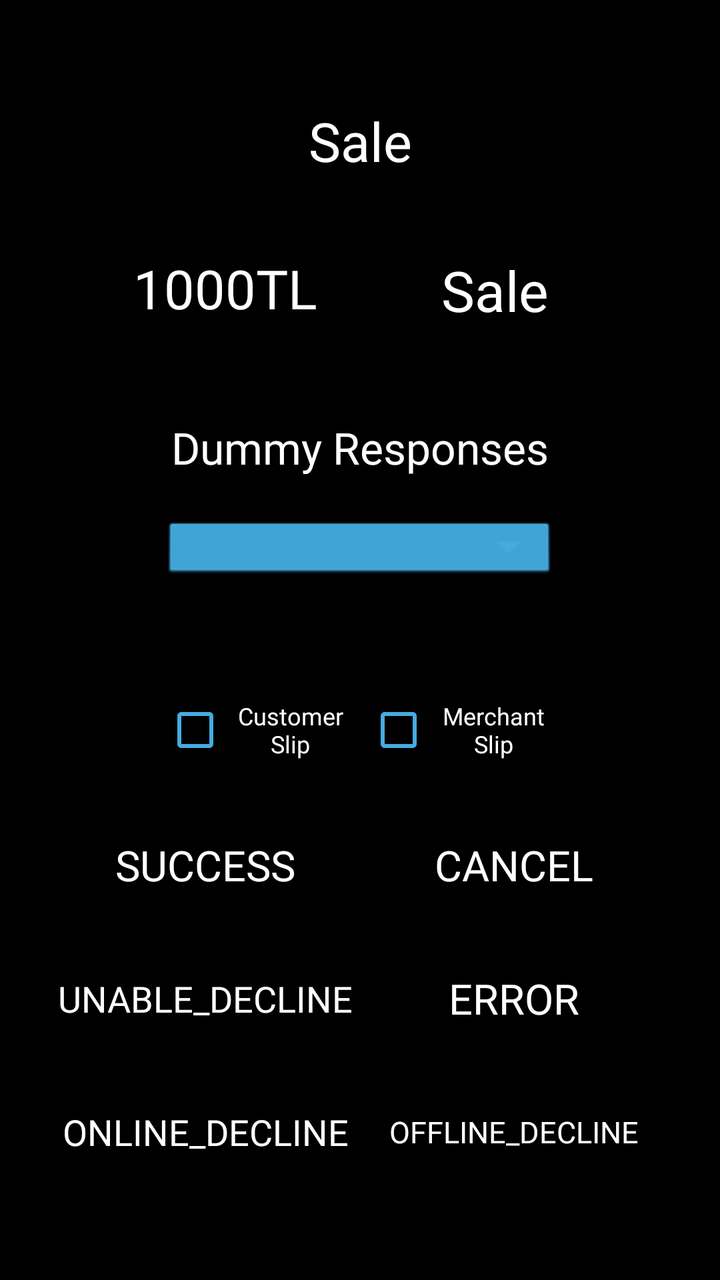
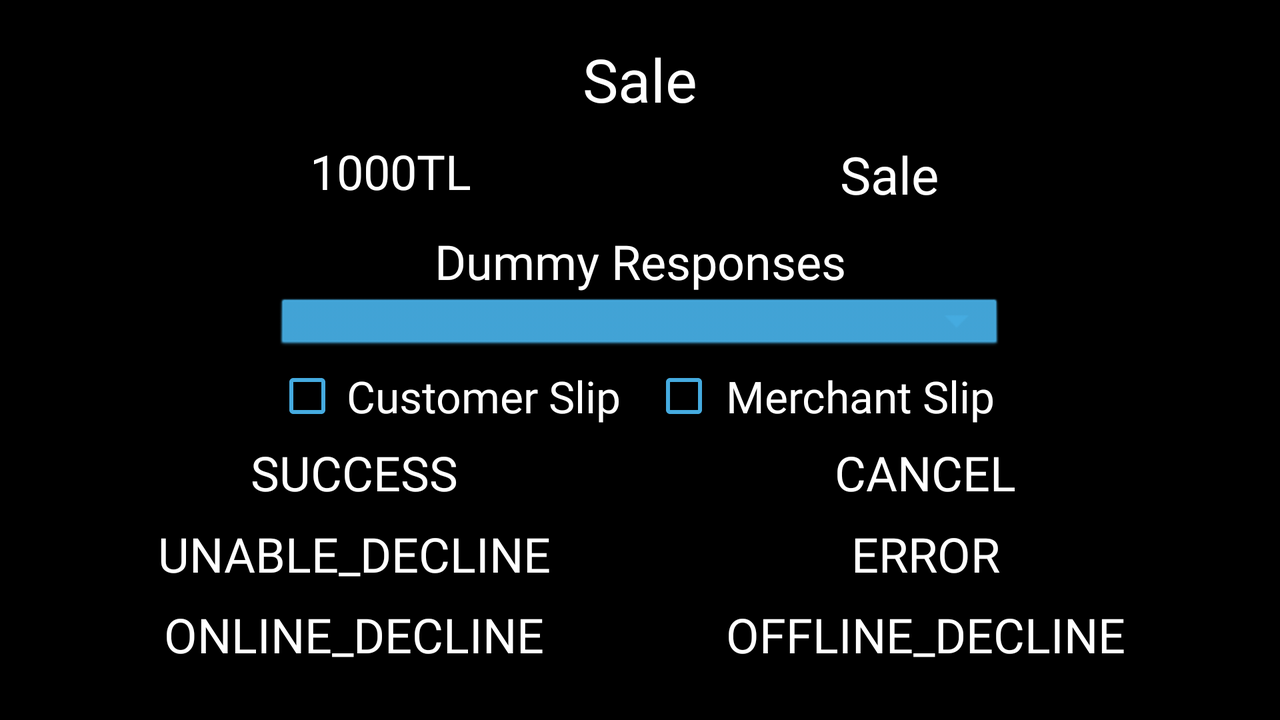

The same Android screen from two of the app's own layout files: first res/layout/ as a phone draws it, then the repository's variant for another configuration, drawn on a device whose configuration selects that folder. Both files follow.
<!-- AndroidManifest.xml: application theme AppTheme.NoActionBar -->
<!-- res/layout/fragment_sale.xml -->
<?xml version="1.0" encoding="utf-8"?>
<androidx.constraintlayout.widget.ConstraintLayout xmlns:android="http://schemas.android.com/apk/res/android"
    xmlns:app="http://schemas.android.com/apk/res-auto"
    xmlns:tools="http://schemas.android.com/tools"
    android:layout_width="match_parent"
    android:layout_height="match_parent"
    android:orientation="vertical"
    android:padding="16dp"
    tools:context=".ui.sale.SaleFragment">

    <FrameLayout
        android:id="@+id/container"
        android:layout_width="match_parent"
        android:layout_height="match_parent"
        tools:layout_editor_absoluteX="3dp"
        tools:layout_editor_absoluteY="23dp" />

    <TextView
        android:id="@+id/tvTitle"
        android:layout_width="0dp"
        android:layout_height="0dp"
        android:text="@string/sale"
        app:layout_constraintDimensionRatio="5:1"
        android:textAlignment="center"
        android:textColor="@color/white"
        android:autoSizeTextType="uniform"
        android:textSize="30sp"
        android:autoSizeMinTextSize="12sp"
        android:autoSizeMaxTextSize="60sp"
        android:autoSizeStepGranularity="3sp"
        app:layout_constraintEnd_toEndOf="@id/guidelineSale2"
        app:layout_constraintHorizontal_bias="0.5"
        app:layout_constraintStart_toStartOf="@id/guidelineSale"
        app:layout_constraintTop_toTopOf="@id/guidelineTop" />

    <TextView
        android:id="@+id/tvAmount"
        android:layout_width="0dp"
        android:layout_height="0dp"
        android:text="1000TL"
        android:textAlignment="center"
        android:textColor="@color/white"
        android:autoSizeTextType="uniform"
        android:textSize="30sp"
        android:autoSizeMinTextSize="12sp"
        android:autoSizeMaxTextSize="60sp"
        android:autoSizeStepGranularity="3sp"
        app:layout_constraintBottom_toTopOf="@+id/guidelineTop2"
        app:layout_constraintDimensionRatio="10:3"
        app:layout_constraintEnd_toStartOf="@+id/guidelineVerticalLeft"
        app:layout_constraintHorizontal_bias="0.5"
        app:layout_constraintStart_toStartOf="@+id/guidelineSlip"
        app:layout_constraintTop_toBottomOf="@+id/tvTitle" />


    <Button
        android:id="@+id/btnSale"
        android:layout_width="0dp"
        android:layout_height="0dp"
        android:background="@drawable/button_blue"
        android:text="@string/sale"
        android:autoSizeTextType="uniform"
        android:textSize="20sp"
        android:autoSizeMinTextSize="8sp"
        android:autoSizeMaxTextSize="40sp"
        android:autoSizeStepGranularity="2sp"
        android:textAlignment="center"
        android:textColor="@color/white"
        app:layout_constraintBottom_toTopOf="@+id/guidelineTop2"
        app:layout_constraintDimensionRatio="10:3"
        app:layout_constraintEnd_toStartOf="@+id/guidelineSlip2"
        app:layout_constraintHorizontal_bias="0.5"
        app:layout_constraintStart_toStartOf="@+id/guidelineVerticalRight"
        app:layout_constraintTop_toBottomOf="@+id/tvTitle" />

    <TextView
        android:id="@+id/tvDummyResponse"
        android:layout_width="0dp"
        android:layout_height="0dp"
        android:autoSizeMaxTextSize="60sp"
        android:autoSizeMinTextSize="8sp"
        android:autoSizeStepGranularity="2sp"
        android:autoSizeTextType="uniform"
        android:text="Dummy Responses"
        android:textAlignment="center"
        app:layout_constraintDimensionRatio="5:1"
        android:textColor="@color/white"
        android:textSize="20sp"
        app:layout_constraintBottom_toTopOf="@+id/spinner"
        app:layout_constraintEnd_toStartOf="@+id/guidelineSale2"
        app:layout_constraintHorizontal_bias="0.5"
        app:layout_constraintStart_toStartOf="@+id/guidelineSale"
        app:layout_constraintTop_toTopOf="@+id/guidelineTop2" />

    <Spinner
        android:id="@+id/spinner"
        android:layout_width="0dp"
        android:layout_height="0dp"
        android:background="@android:drawable/btn_dropdown"
        android:backgroundTint="@color/color_token"
        android:popupBackground="@android:color/white"
        android:spinnerMode="dropdown"
        android:textAlignment="center"
        app:layout_constraintDimensionRatio="6:1"
        app:layout_constraintEnd_toStartOf="@+id/guidelineSale2"
        app:layout_constraintHorizontal_bias="0.5"
        app:layout_constraintStart_toStartOf="@+id/guidelineSale"
        app:layout_constraintTop_toTopOf="@+id/guidelineDummy" />

    <androidx.constraintlayout.widget.ConstraintLayout
        android:id="@+id/dummy_box"
        android:layout_width="0dp"
        android:layout_height="0dp"
        android:background="@drawable/border_white"
        app:layout_constraintBottom_toBottomOf="@+id/container"
        app:layout_constraintEnd_toEndOf="parent"
        app:layout_constraintStart_toStartOf="parent"
        app:layout_constraintTop_toTopOf="@+id/guidelineTop2">


    </androidx.constraintlayout.widget.ConstraintLayout>

    <CheckBox
        android:id="@+id/cbCustomer"
        android:layout_width="0dp"
        android:layout_height="0dp"
        android:buttonTint="@color/color_token"
        android:checked="false"
        android:text="Customer Slip"
        android:textAlignment="center"
        android:textColor="@color/white"
        android:autoSizeTextType="uniform"
        android:textSize="12sp"
        android:autoSizeMaxTextSize="30sp"
        android:autoSizeStepGranularity="2sp"
        android:autoSizeMinTextSize="8sp"
        app:layout_constraintBottom_toTopOf="@+id/guidelineHorizontalCenter"
        app:layout_constraintDimensionRatio="3:1"
        app:layout_constraintEnd_toStartOf="@+id/guidelineVerticalLeft"
        app:layout_constraintStart_toStartOf="@+id/guidelineSale" />

    <CheckBox
        android:id="@+id/cbMerchant"
        android:layout_width="0dp"
        android:layout_height="0dp"
        android:buttonTint="@color/color_token"
        android:checked="false"
        android:text="Merchant Slip"
        android:autoSizeTextType="uniform"
        android:textSize="12sp"
        android:autoSizeMaxTextSize="30sp"
        android:autoSizeStepGranularity="2sp"
        android:autoSizeMinTextSize="8sp"
        android:textAlignment="center"
        android:textColor="@color/white"
        app:layout_constraintBottom_toTopOf="@+id/guidelineHorizontalCenter"
        app:layout_constraintDimensionRatio="3:1"
        app:layout_constraintEnd_toStartOf="@+id/guidelineSale2"
        app:layout_constraintHorizontal_bias="0.5"
        app:layout_constraintStart_toStartOf="@+id/guidelineVerticalRight" />

    <Button
        android:id="@+id/btnSuccess"
        android:layout_width="0dp"
        android:layout_height="0dp"
        app:layout_constraintDimensionRatio="5:1"
        android:background="@drawable/button_blue"
        android:text="SUCCESS"
        android:autoSizeTextType="uniform"
        android:textSize="12sp"
        android:autoSizeMinTextSize="9sp"
        android:autoSizeMaxTextSize="30sp"
        android:autoSizeStepGranularity="3sp"
        android:textColor="@color/white"
        app:layout_constraintBottom_toTopOf="@+id/btnUnable_decline"
        app:layout_constraintEnd_toStartOf="@+id/guidelineVerticalLeft"
        app:layout_constraintStart_toStartOf="@+id/guidelineButtons"
        app:layout_constraintTop_toBottomOf="@+id/cbCustomer"
        app:layout_constraintVertical_chainStyle="spread" />

    <Button
        android:id="@+id/btnCancel"
        android:layout_width="0dp"
        android:layout_height="0dp"
        android:background="@drawable/button_blue"
        android:text="CANCEL"
        android:autoSizeTextType="uniform"
        android:textSize="12sp"
        android:autoSizeMinTextSize="9sp"
        android:autoSizeMaxTextSize="30sp"
        android:autoSizeStepGranularity="3sp"
        android:textColor="@color/white"
        app:layout_constraintBottom_toTopOf="@+id/btnError"
        app:layout_constraintDimensionRatio="5:1"
        app:layout_constraintEnd_toStartOf="@+id/guidelineButtons2"
        app:layout_constraintStart_toStartOf="@+id/guidelineVerticalRight"
        app:layout_constraintTop_toBottomOf="@+id/cbMerchant" />

    <Button
        android:id="@+id/btnError"
        android:layout_width="0dp"
        android:layout_height="0dp"
        android:background="@drawable/button_blue"
        android:text="ERROR"
        android:textSize="12sp"
        android:autoSizeTextType="uniform"
        android:autoSizeMinTextSize="9sp"
        android:autoSizeMaxTextSize="30sp"
        android:autoSizeStepGranularity="3sp"
        android:textColor="@color/white"
        app:layout_constraintBottom_toTopOf="@+id/btnOffline_decline"
        app:layout_constraintDimensionRatio="5:1"
        app:layout_constraintEnd_toStartOf="@+id/guidelineButtons2"
        app:layout_constraintStart_toStartOf="@+id/guidelineVerticalRight"
        app:layout_constraintTop_toBottomOf="@+id/btnCancel" />

    <Button
        android:id="@+id/btnUnable_decline"
        android:layout_width="0dp"
        android:layout_height="0dp"
        app:layout_constraintDimensionRatio="5:1"
        android:background="@drawable/button_blue"
        android:text="UNABLE_DECLINE"
        android:textColor="@color/white"
        android:autoSizeTextType="uniform"
        android:textSize="12sp"
        android:autoSizeMinTextSize="9sp"
        android:autoSizeMaxTextSize="30sp"
        android:autoSizeStepGranularity="3sp"
        app:layout_constraintBottom_toTopOf="@+id/btnOnline_decline"
        app:layout_constraintEnd_toStartOf="@+id/guidelineVerticalLeft"
        app:layout_constraintStart_toStartOf="@+id/guidelineButtons"
        app:layout_constraintTop_toBottomOf="@+id/btnSuccess" />

    <Button
        android:id="@+id/btnOffline_decline"
        android:layout_width="0dp"
        android:layout_height="0dp"
        android:background="@drawable/button_blue"
        android:text="OFFLINE_DECLINE"
        android:textColor="@color/white"
        android:autoSizeTextType="uniform"
        android:textSize="12sp"
        android:autoSizeMinTextSize="9sp"
        android:autoSizeMaxTextSize="30sp"
        android:autoSizeStepGranularity="3sp"
        app:layout_constraintBottom_toTopOf="@+id/guidelineBottom"
        app:layout_constraintDimensionRatio="5:1"
        app:layout_constraintEnd_toStartOf="@+id/guidelineButtons2"
        app:layout_constraintStart_toStartOf="@+id/guidelineVerticalRight"
        app:layout_constraintTop_toBottomOf="@+id/btnError" />

    <Button
        android:id="@+id/btnOnline_decline"
        android:layout_width="0dp"
        android:layout_height="0dp"
        android:background="@drawable/button_blue"
        android:text="ONLINE_DECLINE"
        android:textColor="@color/white"
        android:autoSizeTextType="uniform"
        android:textSize="12sp"
        android:autoSizeMinTextSize="9sp"
        android:autoSizeMaxTextSize="30sp"
        android:autoSizeStepGranularity="3sp"
        app:layout_constraintBottom_toTopOf="@+id/guidelineBottom"
        app:layout_constraintDimensionRatio="5:1"
        app:layout_constraintEnd_toStartOf="@+id/guidelineVerticalLeft"
        app:layout_constraintStart_toStartOf="@+id/guidelineButtons"
        app:layout_constraintTop_toBottomOf="@+id/btnUnable_decline" />

    <androidx.constraintlayout.widget.Guideline
        android:id="@+id/guidelineButtons"
        android:layout_width="wrap_content"
        android:layout_height="wrap_content"
        android:orientation="vertical"
        app:layout_constraintGuide_percent="0.04" />

    <androidx.constraintlayout.widget.Guideline
        android:id="@+id/guidelineSlip"
        android:layout_width="wrap_content"
        android:layout_height="wrap_content"
        android:orientation="vertical"
        app:layout_constraintGuide_percent="0.1" />

    <androidx.constraintlayout.widget.Guideline
        android:id="@+id/guidelineSale"
        android:layout_width="wrap_content"
        android:layout_height="wrap_content"
        android:orientation="vertical"
        app:layout_constraintGuide_percent="0.20" />

    <androidx.constraintlayout.widget.Guideline
        android:id="@+id/guidelineButtons2"
        android:layout_width="wrap_content"
        android:layout_height="wrap_content"
        android:orientation="vertical"
        app:layout_constraintGuide_percent="0.96" />

    <androidx.constraintlayout.widget.Guideline
        android:id="@+id/guidelineSlip2"
        android:layout_width="wrap_content"
        android:layout_height="wrap_content"
        android:orientation="vertical"
        app:layout_constraintGuide_percent="0.9" />

    <androidx.constraintlayout.widget.Guideline
        android:id="@+id/guidelineSale2"
        android:layout_width="wrap_content"
        android:layout_height="wrap_content"
        android:orientation="vertical"
        app:layout_constraintGuide_percent="0.8" />

    <androidx.constraintlayout.widget.Guideline
        android:id="@+id/guidelineTop"
        android:layout_width="wrap_content"
        android:layout_height="wrap_content"
        android:orientation="horizontal"
        app:layout_constraintGuide_percent="0.06" />


    <androidx.constraintlayout.widget.Guideline
        android:id="@+id/guidelineBottom"
        android:layout_width="wrap_content"
        android:layout_height="wrap_content"
        android:orientation="horizontal"
        app:layout_constraintGuide_percent="0.99" />

    <androidx.constraintlayout.widget.Guideline
        android:id="@+id/guidelineTop2"
        android:layout_width="wrap_content"
        android:layout_height="wrap_content"
        android:orientation="horizontal"
        app:layout_constraintGuide_percent="0.3" />

    <androidx.constraintlayout.widget.Guideline
        android:id="@+id/guidelineDummy"
        android:layout_width="wrap_content"
        android:layout_height="wrap_content"
        android:orientation="horizontal"
        app:layout_constraintGuide_percent="0.4" />

    <androidx.constraintlayout.widget.Guideline
        android:id="@+id/guidelineVerticalLeft"
        android:layout_width="wrap_content"
        android:layout_height="wrap_content"
        android:orientation="vertical"
        app:layout_constraintGuide_percent="0.49" />

    <androidx.constraintlayout.widget.Guideline
        android:id="@+id/guidelineVerticalRight"
        android:layout_width="wrap_content"
        android:layout_height="wrap_content"
        android:orientation="vertical"
        app:layout_constraintGuide_percent="0.51" />

    <androidx.constraintlayout.widget.Guideline
        android:id="@+id/guidelineHorizontalCenter"
        android:layout_width="wrap_content"
        android:layout_height="wrap_content"
        android:orientation="horizontal"
        app:layout_constraintGuide_percent="0.6" />

</androidx.constraintlayout.widget.ConstraintLayout>
<!-- resources referenced by this layout -->
<resources>
  <color name="color_token">#45ABE0</color>
  <color name="white">#FFFFFF</color>
  <string name="sale">Sale</string>
  <style name="AppTheme.NoActionBar">
          <item name="windowActionBar">false</item>
          <item name="windowNoTitle">true</item>
      </style>
</resources>
<!-- res/layout-land/fragment_sale.xml (the repository's variant of the layout above) -->
<!-- drawn on the phone turned sideways -->
<?xml version="1.0" encoding="utf-8"?>
<androidx.constraintlayout.widget.ConstraintLayout xmlns:android="http://schemas.android.com/apk/res/android"
    xmlns:app="http://schemas.android.com/apk/res-auto"
    xmlns:tools="http://schemas.android.com/tools"
    android:layout_width="match_parent"
    android:layout_height="match_parent"
    android:orientation="vertical"
    android:padding="16dp"
    tools:context=".ui.sale.SaleFragment">

    <FrameLayout
        android:id="@+id/container"
        android:layout_width="match_parent"
        android:layout_height="match_parent"
        tools:layout_editor_absoluteX="3dp"
        tools:layout_editor_absoluteY="23dp" />

    <TextView
        android:id="@+id/tvTitle"
        android:layout_width="0dp"
        android:layout_height="0dp"
        android:text="@string/sale"
        app:layout_constraintDimensionRatio="9:1"
        android:textAlignment="center"
        android:textColor="@color/white"
        android:autoSizeTextType="uniform"
        android:textSize="30sp"
        android:autoSizeMinTextSize="12sp"
        android:autoSizeMaxTextSize="60sp"
        android:autoSizeStepGranularity="3sp"
        app:layout_constraintEnd_toEndOf="@id/guidelineSale2"
        app:layout_constraintHorizontal_bias="0.5"
        app:layout_constraintStart_toStartOf="@id/guidelineSale"
        app:layout_constraintTop_toTopOf="@id/guidelineTop" />

    <TextView
        android:id="@+id/tvAmount"
        android:layout_width="0dp"
        android:layout_height="0dp"
        android:text="1000TL"
        android:textAlignment="center"
        android:textColor="@color/white"
        android:autoSizeTextType="uniform"
        android:textSize="30sp"
        android:autoSizeMinTextSize="12sp"
        android:autoSizeMaxTextSize="60sp"
        android:autoSizeStepGranularity="3sp"
        app:layout_constraintBottom_toTopOf="@+id/guidelineTop2"
        app:layout_constraintDimensionRatio="20:3"
        app:layout_constraintEnd_toStartOf="@+id/guidelineVerticalLeft"
        app:layout_constraintHorizontal_bias="0.5"
        app:layout_constraintStart_toStartOf="@+id/guidelineSlip"
        app:layout_constraintTop_toBottomOf="@+id/tvTitle" />


    <Button
        android:id="@+id/btnSale"
        android:layout_width="0dp"
        android:layout_height="0dp"
        android:background="@drawable/button_blue"
        android:text="@string/sale"
        android:autoSizeTextType="uniform"
        android:textSize="12sp"
        android:autoSizeMaxTextSize="30sp"
        android:autoSizeStepGranularity="2sp"
        android:autoSizeMinTextSize="8sp"
        android:textAlignment="center"
        android:textColor="@color/white"
        app:layout_constraintBottom_toTopOf="@+id/guidelineTop2"
        app:layout_constraintDimensionRatio="20:3"
        app:layout_constraintEnd_toStartOf="@+id/guidelineSlip2"
        app:layout_constraintHorizontal_bias="0.5"
        app:layout_constraintStart_toStartOf="@+id/guidelineVerticalRight"
        app:layout_constraintTop_toBottomOf="@+id/tvTitle" />

    <TextView
        android:id="@+id/tvDummyResponse"
        android:layout_width="0dp"
        android:layout_height="0dp"
        android:text="Dummy Responses"
        android:textAlignment="center"
        android:textColor="@color/white"
        android:autoSizeTextType="uniform"
        android:textSize="20sp"
        android:autoSizeMinTextSize="8sp"
        android:autoSizeMaxTextSize="40sp"
        android:autoSizeStepGranularity="2sp"
        app:layout_constraintBottom_toTopOf="@+id/guidelineDummy"
        app:layout_constraintEnd_toStartOf="@+id/guidelineSale2"
        app:layout_constraintHorizontal_bias="0.5"
        app:layout_constraintStart_toStartOf="@+id/guidelineSale"
        app:layout_constraintTop_toTopOf="@+id/guidelineTop2" />

    <androidx.constraintlayout.widget.ConstraintLayout
        android:id="@+id/dummy_box"
        android:layout_width="0dp"
        android:layout_height="0dp"
        android:background="@drawable/border_white"
        app:layout_constraintBottom_toBottomOf="@+id/container"
        app:layout_constraintEnd_toEndOf="parent"
        app:layout_constraintStart_toStartOf="parent"
        app:layout_constraintTop_toTopOf="@+id/guidelineTop2">


    </androidx.constraintlayout.widget.ConstraintLayout>

    <Spinner
        android:id="@+id/spinner"
        android:layout_width="0dp"
        android:layout_height="0dp"
        android:background="@android:drawable/btn_dropdown"
        android:backgroundTint="@color/color_token"
        android:popupBackground="@android:color/white"
        android:spinnerMode="dropdown"
        android:textAlignment="center"
        app:layout_constraintDimensionRatio="12:1"
        app:layout_constraintEnd_toStartOf="@+id/guidelineSale2"
        app:layout_constraintHorizontal_bias="0.5"
        app:layout_constraintStart_toStartOf="@+id/guidelineSale"
        app:layout_constraintTop_toTopOf="@+id/guidelineDummy" />

    <CheckBox
        android:id="@+id/cbCustomer"
        android:layout_width="0dp"
        android:layout_height="0dp"
        android:buttonTint="@color/color_token"
        android:checked="false"
        android:text="Customer Slip"
        android:textAlignment="center"
        android:textColor="@color/white"
        android:autoSizeTextType="uniform"
        android:textSize="12sp"
        android:autoSizeMaxTextSize="30sp"
        android:autoSizeStepGranularity="2sp"
        android:autoSizeMinTextSize="8sp"
        app:layout_constraintBottom_toTopOf="@+id/guidelineHorizontalCenter"
        app:layout_constraintDimensionRatio="6:1"
        app:layout_constraintEnd_toStartOf="@+id/guidelineVerticalLeft"
        app:layout_constraintStart_toStartOf="@+id/guidelineSale" />

    <CheckBox
        android:id="@+id/cbMerchant"
        android:layout_width="0dp"
        android:layout_height="0dp"
        android:buttonTint="@color/color_token"
        android:checked="false"
        android:text="Merchant Slip"
        android:textAlignment="center"
        android:textColor="@color/white"
        android:autoSizeTextType="uniform"
        android:textSize="12sp"
        android:autoSizeMaxTextSize="30sp"
        android:autoSizeStepGranularity="2sp"
        android:autoSizeMinTextSize="8sp"
        app:layout_constraintBottom_toTopOf="@+id/guidelineHorizontalCenter"
        app:layout_constraintDimensionRatio="6:1"
        app:layout_constraintEnd_toStartOf="@+id/guidelineSale2"
        app:layout_constraintHorizontal_bias="0.5"
        app:layout_constraintStart_toStartOf="@+id/guidelineVerticalRight" />

    <Button
        android:id="@+id/btnSuccess"
        android:layout_width="0dp"
        android:layout_height="0dp"
        app:layout_constraintDimensionRatio="8:1"
        android:background="@drawable/button_blue"
        android:text="SUCCESS"
        android:textColor="@color/white"
        android:autoSizeTextType="uniform"
        android:textSize="12sp"
        android:autoSizeMaxTextSize="30sp"
        android:autoSizeStepGranularity="2sp"
        android:autoSizeMinTextSize="8sp"
        app:layout_constraintBottom_toTopOf="@+id/btnUnable_decline"
        app:layout_constraintEnd_toStartOf="@+id/guidelineVerticalLeft"
        app:layout_constraintStart_toStartOf="@+id/guidelineButtons"
        app:layout_constraintTop_toBottomOf="@+id/cbCustomer"
        app:layout_constraintVertical_chainStyle="spread" />

    <Button
        android:id="@+id/btnCancel"
        android:layout_width="0dp"
        android:layout_height="0dp"
        android:background="@drawable/button_blue"
        android:text="CANCEL"
        android:textColor="@color/white"
        android:autoSizeTextType="uniform"
        android:textSize="12sp"
        android:autoSizeMaxTextSize="30sp"
        android:autoSizeStepGranularity="2sp"
        android:autoSizeMinTextSize="8sp"
        app:layout_constraintBottom_toTopOf="@+id/btnError"
        app:layout_constraintDimensionRatio="8:1"
        app:layout_constraintEnd_toStartOf="@+id/guidelineButtons2"
        app:layout_constraintStart_toStartOf="@+id/guidelineVerticalRight"
        app:layout_constraintTop_toBottomOf="@+id/cbMerchant" />

    <Button
        android:id="@+id/btnError"
        android:layout_width="0dp"
        android:layout_height="0dp"
        android:background="@drawable/button_blue"
        android:text="ERROR"
        android:textColor="@color/white"
        android:autoSizeTextType="uniform"
        android:textSize="12sp"
        android:autoSizeMaxTextSize="30sp"
        android:autoSizeStepGranularity="2sp"
        android:autoSizeMinTextSize="8sp"
        app:layout_constraintBottom_toTopOf="@+id/btnOffline_decline"
        app:layout_constraintDimensionRatio="8:1"
        app:layout_constraintEnd_toStartOf="@+id/guidelineButtons2"
        app:layout_constraintStart_toStartOf="@+id/guidelineVerticalRight"
        app:layout_constraintTop_toBottomOf="@+id/btnCancel" />

    <Button
        android:id="@+id/btnUnable_decline"
        android:layout_width="0dp"
        android:layout_height="0dp"
        app:layout_constraintDimensionRatio="8:1"
        android:background="@drawable/button_blue"
        android:text="UNABLE_DECLINE"
        android:textColor="@color/white"
        android:autoSizeTextType="uniform"
        android:textSize="12sp"
        android:autoSizeMaxTextSize="30sp"
        android:autoSizeStepGranularity="2sp"
        android:autoSizeMinTextSize="8sp"
        app:layout_constraintBottom_toTopOf="@+id/btnOnline_decline"
        app:layout_constraintEnd_toStartOf="@+id/guidelineVerticalLeft"
        app:layout_constraintStart_toStartOf="@+id/guidelineButtons"
        app:layout_constraintTop_toBottomOf="@+id/btnSuccess" />

    <Button
        android:id="@+id/btnOffline_decline"
        android:layout_width="0dp"
        android:layout_height="0dp"
        android:background="@drawable/button_blue"
        android:text="OFFLINE_DECLINE"
        android:textColor="@color/white"
        android:autoSizeTextType="uniform"
        android:textSize="12sp"
        android:autoSizeMaxTextSize="30sp"
        android:autoSizeStepGranularity="2sp"
        android:autoSizeMinTextSize="8sp"
        app:layout_constraintBottom_toTopOf="@+id/guidelineBottom"
        app:layout_constraintDimensionRatio="8:1"
        app:layout_constraintEnd_toStartOf="@+id/guidelineButtons2"
        app:layout_constraintStart_toStartOf="@+id/guidelineVerticalRight"
        app:layout_constraintTop_toBottomOf="@+id/btnError" />

    <Button
        android:id="@+id/btnOnline_decline"
        android:layout_width="0dp"
        android:layout_height="0dp"
        android:background="@drawable/button_blue"
        android:text="ONLINE_DECLINE"
        android:textColor="@color/white"
        android:autoSizeTextType="uniform"
        android:textSize="12sp"
        android:autoSizeMaxTextSize="30sp"
        android:autoSizeStepGranularity="2sp"
        android:autoSizeMinTextSize="8sp"
        app:layout_constraintBottom_toTopOf="@+id/guidelineBottom"
        app:layout_constraintDimensionRatio="8:1"
        app:layout_constraintEnd_toStartOf="@+id/guidelineVerticalLeft"
        app:layout_constraintStart_toStartOf="@+id/guidelineButtons"
        app:layout_constraintTop_toBottomOf="@+id/btnUnable_decline" />

    <androidx.constraintlayout.widget.Guideline
        android:id="@+id/guidelineButtons"
        android:layout_width="wrap_content"
        android:layout_height="wrap_content"
        android:orientation="vertical"
        app:layout_constraintGuide_percent="0.04" />

    <androidx.constraintlayout.widget.Guideline
        android:id="@+id/guidelineSlip"
        android:layout_width="wrap_content"
        android:layout_height="wrap_content"
        android:orientation="vertical"
        app:layout_constraintGuide_percent="0.1" />

    <androidx.constraintlayout.widget.Guideline
        android:id="@+id/guidelineSale"
        android:layout_width="wrap_content"
        android:layout_height="wrap_content"
        android:orientation="vertical"
        app:layout_constraintGuide_percent="0.20" />

    <androidx.constraintlayout.widget.Guideline
        android:id="@+id/guidelineButtons2"
        android:layout_width="wrap_content"
        android:layout_height="wrap_content"
        android:orientation="vertical"
        app:layout_constraintGuide_percent="0.96" />

    <androidx.constraintlayout.widget.Guideline
        android:id="@+id/guidelineSlip2"
        android:layout_width="wrap_content"
        android:layout_height="wrap_content"
        android:orientation="vertical"
        app:layout_constraintGuide_percent="0.9" />

    <androidx.constraintlayout.widget.Guideline
        android:id="@+id/guidelineSale2"
        android:layout_width="wrap_content"
        android:layout_height="wrap_content"
        android:orientation="vertical"
        app:layout_constraintGuide_percent="0.8" />

    <androidx.constraintlayout.widget.Guideline
        android:id="@+id/guidelineTop"
        android:layout_width="wrap_content"
        android:layout_height="wrap_content"
        android:orientation="horizontal"
        app:layout_constraintGuide_percent="0.01" />


    <androidx.constraintlayout.widget.Guideline
        android:id="@+id/guidelineBottom"
        android:layout_width="wrap_content"
        android:layout_height="wrap_content"
        android:orientation="horizontal"
        app:layout_constraintGuide_percent="0.99" />

    <androidx.constraintlayout.widget.Guideline
        android:id="@+id/guidelineTop2"
        android:layout_width="wrap_content"
        android:layout_height="wrap_content"
        android:orientation="horizontal"
        app:layout_constraintGuide_percent="0.3" />

    <androidx.constraintlayout.widget.Guideline
        android:id="@+id/guidelineDummy"
        android:layout_width="wrap_content"
        android:layout_height="wrap_content"
        android:orientation="horizontal"
        app:layout_constraintGuide_percent="0.4" />

    <androidx.constraintlayout.widget.Guideline
        android:id="@+id/guidelineVerticalLeft"
        android:layout_width="wrap_content"
        android:layout_height="wrap_content"
        android:orientation="vertical"
        app:layout_constraintGuide_percent="0.49" />

    <androidx.constraintlayout.widget.Guideline
        android:id="@+id/guidelineVerticalRight"
        android:layout_width="wrap_content"
        android:layout_height="wrap_content"
        android:orientation="vertical"
        app:layout_constraintGuide_percent="0.51" />

    <androidx.constraintlayout.widget.Guideline
        android:id="@+id/guidelineHorizontalCenter"
        android:layout_width="wrap_content"
        android:layout_height="wrap_content"
        android:orientation="horizontal"
        app:layout_constraintGuide_percent="0.6" />

</androidx.constraintlayout.widget.ConstraintLayout>
